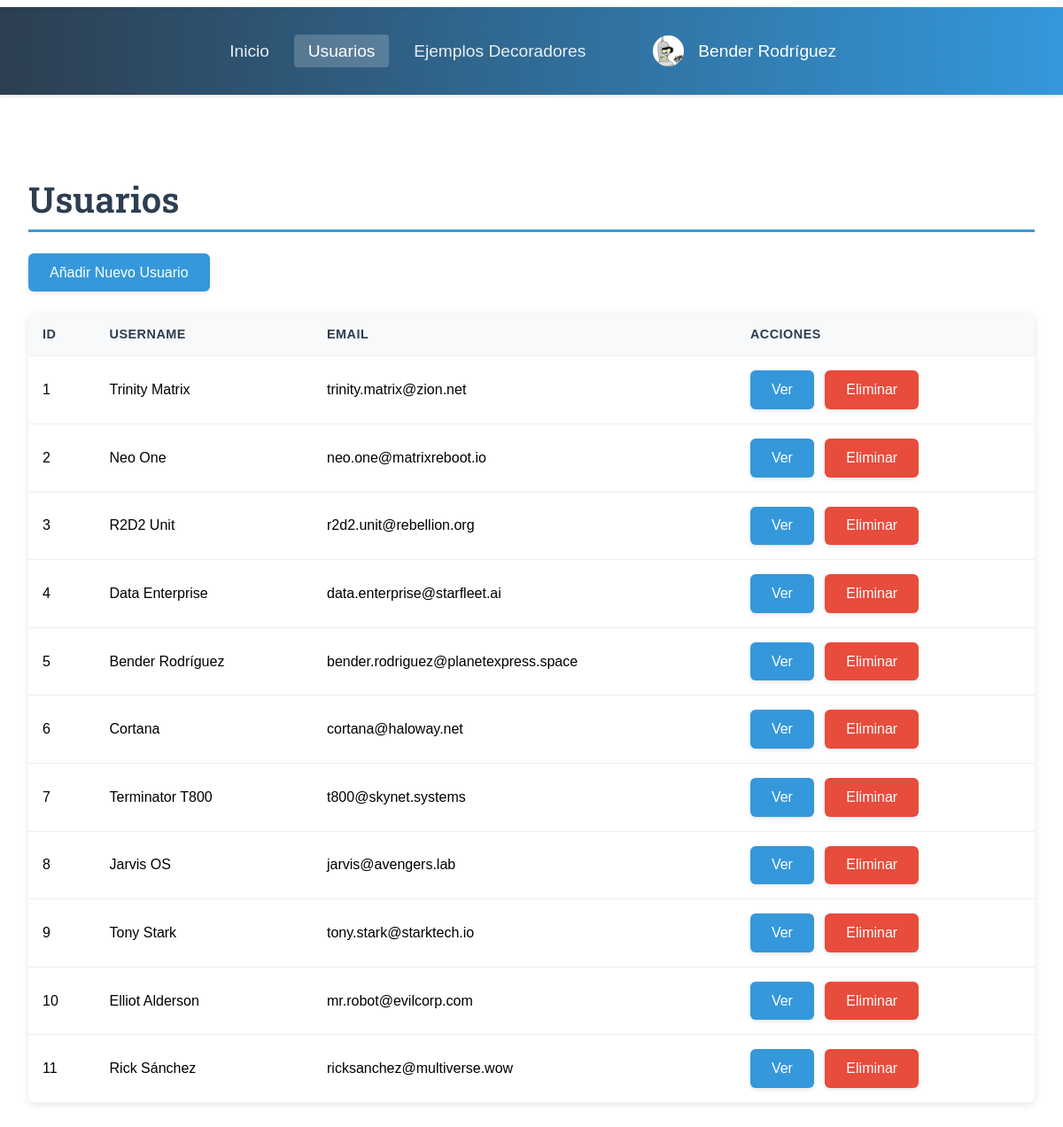
Page /users/view (signed in) on the committed database.
### tables this page shows
CREATE TABLE profile (
        id INTEGER PRIMARY KEY AUTOINCREMENT,
        user_id INTEGER,
        bio TEXT,
        movie_id INTEGER, avatar_path TEXT,
        FOREIGN KEY (user_id) REFERENCES users(id),
        FOREIGN KEY (movie_id) REFERENCES movie(id)
    );

CREATE TABLE "users" (
	"id"	INTEGER,
	"username"	TEXT NOT NULL,
	"email"	TEXT NOT NULL UNIQUE,
	"password"	TEXT NOT NULL DEFAULT 1234,
	PRIMARY KEY("id" AUTOINCREMENT)
);

### routes.py (the view)
    @app.route('/users/view')
    @login_required
    def list_users_view():
        users = get_users()
        return render_template('users.html', users=users)

### app.py (called while the page is built)
@login_manager.user_loader
def load_user(user_id):
    return get_user_by_id(user_id)

### models.py (called while the page is built)
def get_db_connection():
    conn = sqlite3.connect(table_name)
    conn.row_factory = sqlite3.Row  # Para obtener resultados como diccionarios y nos deja acceder por nombre de la columnauser['username'] en vez de por id user[0]
    return conn

def get_users():
    conn = get_db_connection()  # Uso de la función de conexión con el concepto de segmentación de código
    cursor = conn.cursor()
    cursor.execute('SELECT * FROM users')
    users = cursor.fetchall()
    conn.close()
    return users

def get_user_by_id(user_id):
    conn = get_db_connection()
    cursor = conn.cursor()
    cursor.execute('SELECT * FROM users WHERE id = ?', (user_id,))
    user_data = cursor.fetchone()
    conn.close()
    if user_data:
        return User(
            id=user_data['id'],
            username=user_data['username'],
            email=user_data['email'],
            password=user_data['password']
        )
    return None

def get_profile_by_user_id(user_id):
    conn = get_db_connection()
    cursor = conn.cursor()
    cursor.execute('''
        SELECT profile.*, movie.title as movie_title
        FROM profile
        LEFT JOIN movie ON profile.movie_id = movie.id
        WHERE user_id = ?
    ''', (user_id,))
    profile = cursor.fetchone()
    conn.close()
    return profile

### templates/users.html (shortened to what this page needs)
{% extends 'base.html' %}
{% block content %}
    <h1>Usuarios</h1>
    <div class="actions-top">
        <a href="{{ url_for('add_user_view') }}" class="button">Añadir Nuevo Usuario</a>
    </div>
    <table>
        <thead>
            <tr>
                <th>ID</th>
                <th>Username</th>
                <th>Email</th>
                <th>Acciones</th>
            </tr>
        </thead>
        <tbody>
            {% for user in users %}
            <tr>
                <td>{{ user.id }}</td>
                <td>{{ user.username }}</td>
                <td>{{ user.email }}</td>
                <td>
                    <a href="{{ url_for('view_user', user_id=user.id) }}" class="button">Ver</a>
                    <button data-user-id="{{ user.id }}" class="button-del">Eliminar</button>
                </td>
            </tr>
            {% endfor %}
        </tbody>
    </table>
{% endblock %}

### templates/base.html (shortened to what this page needs)
<!DOCTYPE html>
<html>
<head>
    <link rel="stylesheet" href="{{ url_for('static', filename='css/style.css') }}">
    <link rel="stylesheet" href="https://cdnjs.cloudflare.com/ajax/libs/font-awesome/6.0.0/css/all.min.css">
</head>
<body>
    <nav>
        <div class="nav-container">
            <div class="nav-links">
                <a href="{{ url_for('index') }}" class="{{ 'active' if request.endpoint == 'index' }}">Inicio</a>
                {% if current_user.is_authenticated %}
                    <a href="{{ url_for('list_users_view') }}" class="{{ 'active' if request.endpoint == 'list_users_view' }}">Usuarios</a>
                    <a href="{{ url_for('ejemplos_decoradores') }}" class="{{ 'active' if request.endpoint == 'ejemplos_decoradores' }}">Ejemplos Decoradores</a>
                {% endif %}
            </div>
            {% if current_user.is_authenticated %}
                <div class="user-menu">
                    <div class="user-dropdown">
                        <div class="user-info">
                            <div class="user-avatar">
                                {% if profile and profile.avatar_path %}
                                    <img src="{{ url_for('static', filename='avatars/' + profile.avatar_path) }}" alt="Avatar">
                                {% else %}
                                    <i class="fas fa-user user-avatar-placeholder"></i>
                                {% endif %}
                            </div>
                            <span class="username">{{ current_user.username }}</span>
                        </div>
                    </div>
                </div>
            {% else %}
                <div class="nav-links">
                    <a href="{{ url_for('login') }}" class="{{ 'active' if request.endpoint == 'login' }}">Login</a>
                </div>
            {% endif %}
        </div>
    </nav>
    <div class="content">
        {% block content %}{% endblock %}
    </div>
</body>
</html>

### static/css/style.css (style rules this page uses)
body { font-family: Arial, sans-serif; margin: 0; }
nav { background: linear-gradient(to right, #2c3e50, #3498db); padding: 1rem; margin-bottom: 2rem; box-shadow: 0 2px 4px rgba(0, 0, 0, 0.1); position: sticky; top: 0; z-index: 1000; font-size: 1.2rem; display: flex; align-items: center; justify-content: space-between; }
nav .nav-container { display: flex; align-items: center; justify-content: space-between; max-width: 70vw; margin: 0 auto; width: 60vw; }
nav a { color: rgba(255, 255, 255, 0.9); text-decoration: none; padding: 0.5rem 1rem; margin: 0 0.2rem; border-radius: 4px; transition: all 0.3s ease; font-weight: 500; position: relative; }
nav a::after { content: ""; position: absolute; width: 0; height: 2px; bottom: 0; left: 50%; background-color: #02110e; transition: all 0.3s ease; transform: translateX(-50%); }
nav a.active { background-color: rgba(255, 255, 255, 0.2); color: white; }
body { padding-top: 0.5rem; }
nav a { animation: fadeIn 0.5s ease-in-out; }
.content { max-width: 1200px; margin: 0 auto; padding: 2rem; min-height: calc(100vh - 80px); }
h1, h2, h3 { font-family: "Roboto Slab", serif; }
h1 { color: #2c3e50; font-size: 2.5rem; margin-bottom: 1.5rem; border-bottom: 3px solid #3498db; padding-bottom: 0.5rem; font-weight: 600; }
table { width: 100%; border-collapse: separate; border-spacing: 0; margin: 1.5rem 0; background: #fff; border-radius: 8px; overflow: hidden; box-shadow: 0 2px 8px rgba(0, 0, 0, 0.1); }
th, td { padding: 1rem; text-align: left; border-bottom: 1px solid #eee; }
th { background-color: #f8f9fa; font-weight: 600; color: #2c3e50; text-transform: uppercase; font-size: 0.9rem; letter-spacing: 0.5px; }
button, .button { display: inline-block; padding: 0.8rem 1.5rem; background: #3498db; color: white; border: none; border-radius: 6px; font-size: 1rem; font-weight: 500; text-decoration: none; transition: all 0.3s ease; cursor: pointer; box-shadow: 0 2px 4px rgba(0, 0, 0, 0.1); }
.button-del { background: #e74c3c; color: white; border: none; padding: 0.8rem 1.5rem; border-radius: 6px; box-shadow: 0 2px 4px rgba(0, 0, 0, 0.1); }
.content > * { animation: fadeIn 0.5s ease-out; }
a { color: #3498db; text-decoration: none; position: relative; transition: all 0.3s ease; }
table a { display: inline-flex; align-items: center; padding: 0.4rem 1.5rem; border-radius: 4px; background-color: #75bbff; margin-right: 0.5rem; font-size: 0.9rem; color: #fff; }
.user-menu { display: flex; align-items: center; margin-left: auto; padding: 0.5rem; color: white; }
.user-info { display: flex; align-items: center; gap: 1rem; padding: 0.5rem; border-radius: 4px; transition: background-color 0.2s ease; }
.user-avatar { width: 35px; height: 35px; border-radius: 50%; background-color: rgba(255, 255, 255, 0.2); display: flex; align-items: center; justify-content: center; overflow: hidden; }
.user-avatar img { width: 100%; height: 100%; object-fit: cover; }
.username { color: white; font-weight: 500; }
.user-dropdown { position: relative; cursor: pointer; }

### rows in the picture
profile: avatar_path (picture)
users: username "Bender Rodríguez", id "5", email "bender.rodriguez@planetexpress.space"
users: id "1", username "Trinity Matrix", email "trinity.matrix@zion.net"
users: id "2", username "Neo One", email "neo.one@matrixreboot.io"
users: id "3", username "R2D2 Unit", email "r2d2.unit@rebellion.org"
users: id "4", username "Data Enterprise", email "data.enterprise@starfleet.ai"
users: id "6", username "Cortana", email "cortana@haloway.net"
users: id "7", username "Terminator T800", email "t800@skynet.systems"
users: id "8", username "Jarvis OS", email "jarvis@avengers.lab"
users: id "9", username "Tony Stark", email "tony.stark@starktech.io"
users: id "10", username "Elliot Alderson", email "mr.robot@evilcorp.com"
users: id "11", username "Rick Sánchez", email "ricksanchez@multiverse.wow"
